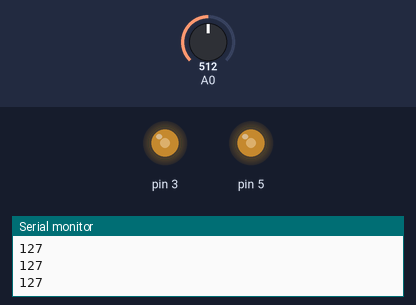
Bench run of a sketch on a simulated Arduino Uno, built with avr-gcc and run on an emulated ATmega328P. Parts: output pins drawn as LEDs (lit = HIGH), the last lines printed to the serial monitor. Inputs (shaded band) come from the test bench; at power-on: A0 = 512.

Above: at 1.2 s.
1.3 s: A0 set to 716
At 2.4 s:
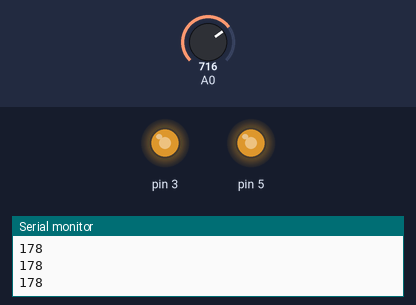
2.8 s: A0 set to 900
At 3.7 s:
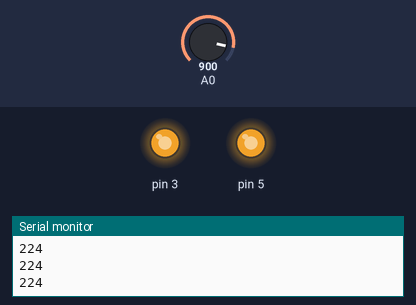
4.3 s: A0 set to 122
At 4.7 s:
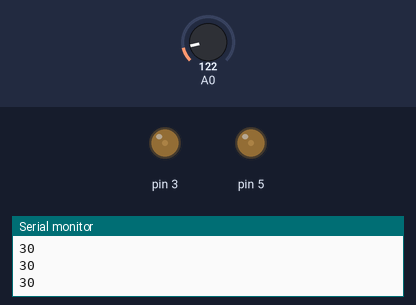
5.8 s: A0 set to 0
At 7.0 s:
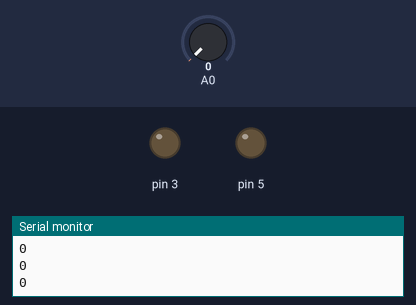
7.3 s: A0 set to 511
At 8.2 s:
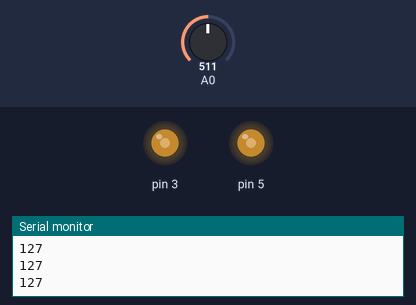
Timing chart, 0 to 9.8 s (numbered marks = the images above; inputs shaded):
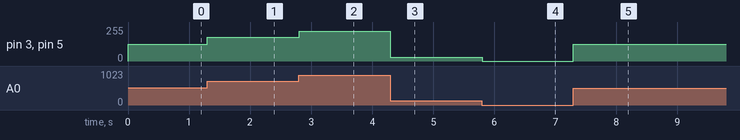

The sketch:

ledPotenciometr.ino
```cpp
void setup() {
  // put your setup code here, to run once:
Serial.begin(9600);
}

void loop() {
  // put your main code here, to run repeatedly:

  int percent = ((float)analogRead(A0)/1023)*100 * 2.55;
  analogWrite(3,percent);
  analogWrite(5,percent);
  Serial.println(percent);
}
```

Measured:
- after the input at 1.3 s, pin 3, pin 5: 127/255 → 178/255 at once
- after the input at 2.8 s, pin 3, pin 5: 178/255 → 224/255 at once
- after the input at 4.3 s, pin 3, pin 5: 224/255 → 30/255 at once
- after the input at 5.8 s, pin 3, pin 5: 30/255 → 0/255 at once
- after the input at 7.3 s, pin 3, pin 5: 0/255 → 127/255 at once
